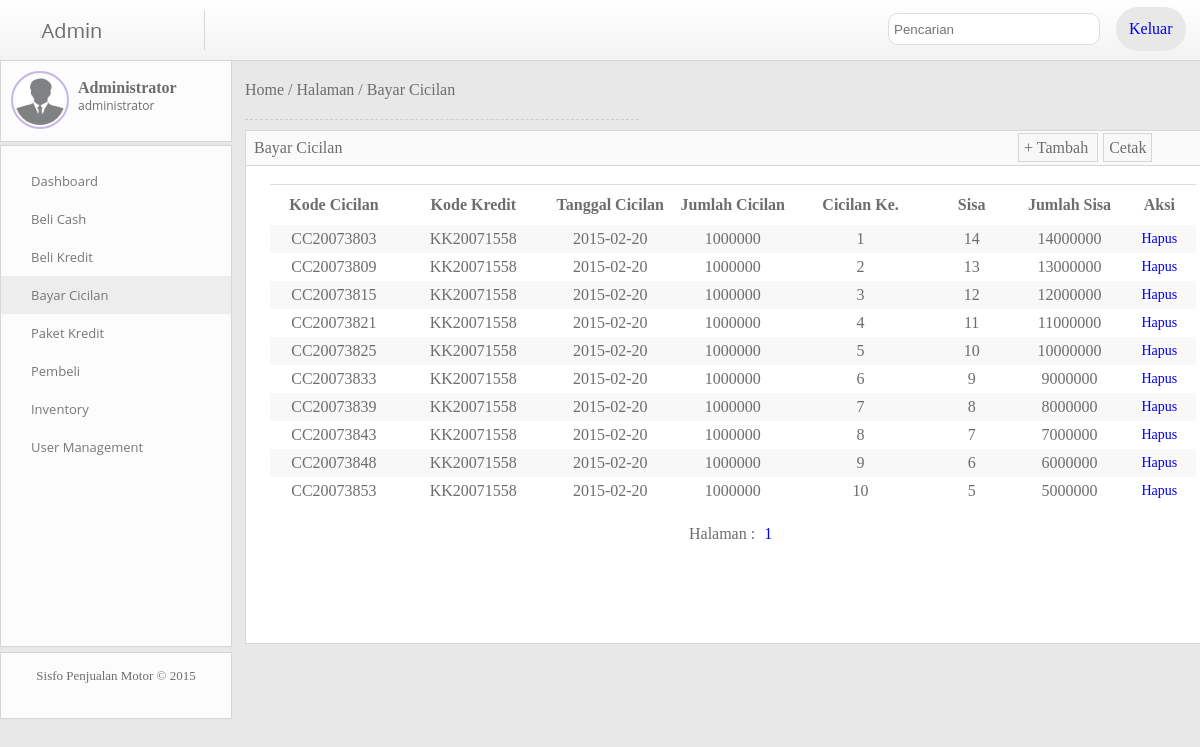
The page /index.php?mod=cicilan (signed in) on the database its author committed.
### tables this page shows
CREATE TABLE `bayar_cicilan` (
  `cicilan_kode` char(10) NOT NULL,
  `kredit_kode` char(10) NOT NULL,
  `cicilan_tanggal` date NOT NULL,
  `cicilan_jumlah` decimal(8,0) NOT NULL,
  `cicilan_ke` decimal(8,0) NOT NULL,
  `cicilan_sisa_ke` decimal(8,0) NOT NULL,
  `cicilan_sisa_harga` double NOT NULL,
  PRIMARY KEY (`cicilan_kode`),
  KEY `kredit_kode` (`kredit_kode`),
  CONSTRAINT `bayar_cicilan_ibfk_1` FOREIGN KEY (`kredit_kode`) REFERENCES `beli_kredit` (`kredit_kode`) ON DELETE CASCADE ON UPDATE CASCADE
);

### module/cicilan.php (the view)
<?php
$servername = "localhost";
$database = "motor_db";
$uname = "root";
$pass = "";
$conn = mysqli_connect($servername, $uname, $pass, $database);
  $batas    = 10;
  if(!empty($page)){
        $nilaiawal  = $page-1;
        $mulaiawal  = $nilaiawal * $batas;
  }elseif($page==1){
        $mulaiawal  = 0;
  }else{
        $mulaiawal  = 0;
  }
	$sql_display 	=mysqli_query($conn, "SELECT *FROM bayar_cicilan LIMIT $mulaiawal,$batas");
?>
<div class='breadcumb'>
<a href='index.php?mod=dashboard'>Home</a> / <a href='index.php'>Halaman</a> / <a href='index.php?mod=cicilan'>Bayar Cicilan</a>
	<div class='garis'></div>
</div>
<div class='isi'>
	<div class='isi-judul'><font>Bayar Cicilan</font>
        <a href='index.php?mod=cicilan&aksi=tambah'><font>+ Tambah </font></a>
        <a href='print.php?mod=cicilan' style='margin-left:5px'><font> Cetak </font></a>
  </div>
	<br>
        <table width="900" id='display' align='center'  cellspacing="0" cellpadding="0">
          <tr>
            <th width="145" scope="col">Kode Cicilan</th>
            <th width="190" scope="col">Kode Kredit</th>
            <th width="163" scope="col">Tanggal Cicilan</th>
            <th width="163" scope="col">Jumlah Cicilan</th>
            <th width="188" scope="col">Cicilan Ke.</th>
            <th width="125" scope="col">Sisa</th>
            <th width="125" scope="col">Jumlah Sisa</th>
            <th width="87" scope="col">Aksi</th>
          </tr>
        <?php while($row=mysqli_fetch_assoc($sql_display)){ echo "
          <tr align='center'>
            <td>".$row['cicilan_kode']."</td>
            <td>".$row['kredit_kode']."</td>
            <td>".$row['cicilan_tanggal']."</td>
            <td>".$row['cicilan_jumlah']."</td>
            <td>".$row['cicilan_ke']."</td>
            <td>".$row['cicilan_sisa_ke']."</td>
            <td>".$row['cicilan_sisa_harga']."</td>
            <td>
            	<a href='index.php?mod=cicilan&aksi=hapus&id=".$row['cicilan_kode']."''>Hapus</a>
            	</td>
          </tr>";
          }
        ?>
        </table>
<?php
    $sqljumlahdata     = mysqli_query($conn, "SELECT *FROM bayar_cicilan");
    $jumlahdata        = mysqli_num_rows($sqljumlahdata);
    if($jumlahdata > $batas){
          echo "<div class='pagination'><center>Halaman : ";
          $a    = explode(".", $jumlahdata/$batas);
          $b    = $a[0];
          $c    = $b + 1;
          for($i=1;$i<$c;$i++){
            echo "<a style='";
            if($i==$page){
              echo "font-weight : bold";
            }
            echo "' href='index.php?mod=cicilan&page=".$i."'>".$i."</a>";
          }
         echo "</div></center>";
    }
?>
</div>

### index.php (shortened to what this page needs)
<!DOCTYPE html PUBLIC "-//W3C//DTD XHTML 1.0 Transitional//EN" "http://www.w3.org/TR/xhtml1/DTD/xhtml1-transitional.dtd">
<html xmlns="http://www.w3.org/1999/xhtml">
    <head>
        <link href='./asset/css/style.css' rel='stylesheet'>
            <link href="./asset/css/SpryValidationTextField.css" rel="stylesheet" type="text/css" />
            <link href="./asset/css/SpryValidationSelect.css" rel="stylesheet" type="text/css" />
    </head>
    <body>
        <div id='header'>
            <div class='logo'><img src='./asset/images/logo.png'></div>
            <form method="POST" class='cari' action="index.php?mod=cari">
                <input  type='text' name='cari'  placeholder='Pencarian' required>
            </form>
            <a href='index.php?mod=keluar'>Keluar</a>
        </div>
        <?php
        $aksi = $_GET['aksi'];
        $mod = $_GET['mod'];
        $page = $_GET['page'];
        switch ($mod) {
            case 'cicilan':
                $cicilan = 'background-color : #EDEDED';
                if ($aksi == 'edit' || $aksi == 'hapus' || $aksi == 'tambah') {
                    $content = './module/k-cicilan.php';
                } else {
                    $content = './module/cicilan.php';
                }
                break;
        }
        ?>
        <div id='side'>
            <div class='profile'>
                <a href='./asset/images/profile.jpg'><img src='./asset/images/profile.jpg' width='50px' height='50px'></a>
                <b>Administrator</b><br>
                    <font> administrator</font>
            </div>
            <div class='menu'>
                <ul>
                    <li style='<?php echo $active ?>'><a href='index.php?mod=dashboard' >Dashboard</a></li>
                    <li style='<?php echo $cash ?>'><a href='index.php?mod=cash'>Beli Cash</a></li>
                    <li style='<?php echo $kredit ?>'><a href='index.php?mod=kredit'>Beli Kredit</a></li>
                    <li style='<?php echo $cicilan ?>'><a href='index.php?mod=cicilan'>Bayar Cicilan</a></li>
                    <li style='<?php echo $paket ?>'><a href='index.php?mod=paket' >Paket Kredit</a></li>
                    <li style='<?php echo $pembeli ?>'><a href='index.php?mod=pembeli'>Pembeli</a></li>
                    <li style='<?php echo $motor ?>'><a href='index.php?mod=motor'>Inventory</a></li>
                    <li style='<?php echo $user ?>'><a href='index.php?mod=user'>User Management</a></li>
                </ul>
            </div>
            <div class='copyright'>
                <center><font>Sisfo Penjualan Motor © 2015<br> <?php base64_encode("ZWNobyAiPGEgaHJlZj0naHR0cHM6Ly9sdXFtYW4ud2ViLmlkJz5MdXFtYW4gRGV2ZWxvcG1lbnQ8L2E+Ijs=") ?></font></center>
            </div>
        </div>
        <div id='content'>
            <?php include $content ?>
        </div>
    </body>
</html>

### asset/css/style.css (style rules this page uses)
body { margin : 0; background-color : #E8E8E8; font-family : 'Century Gothic'; color : #6D6D6D; }
#header { height : 60px; width : 100%; background-image : url('../images/header.png'); border-bottom-color : #D6D6D6; border-bottom-style : solid; border-bottom-width : 1px; }
#header a { margin-left : 93%; margin-top : 7px; position : absolute; border-style : solid; border-color : #E8E8E8; background-color : #E8E8E8; border-radius : 100px; text-decoration : none; padding : 10px; }
.logo { position : absolute; margin-top : 10px; margin-left : 40px; float : left; }
#side { width : 230px; height : 700px; margin-top : -1px; float : left; }
.profile { width : 100%; height : 80px; border-color : #D6D6D6; border-style : solid; border-width : 1px; background-color : #FCFCFC; }
.profile img { border-radius : 100px; margin-top : 10px; margin-left : 10px; float : left; border-color : #C7B7E5; border-style : solid; border-width : 2px; padding : 2px; }
.profile b { font-family : 'Century Gothic'; margin-top : 18px; margin-left : 9px; position : absolute; }
.profile font { margin-top : 18px; margin-left : 9px; position : absolute; font-size : 12px; font-family : "Open Sans",Helvetica,Arial,sans-serif; }
.menu { margin-top : 3px; height : 500px; width : 100%; border-color : #D6D6D6; border-style : solid; border-width : 1px; background-color : #FCFCFC; }
.menu ul { list-style : none; }
.menu li { padding : 10px; margin-left : -40px; padding-left : 30px; display : block; }
.menu ul li a { text-decoration : none; color : #777777; font-size : 13px; font-family : "Open Sans",Helvetica,Arial,sans-serif; display : block; }
.copyright { margin-top : 5px; width : 100%; height : 50px; border-color : #D6D6D6; border-style : solid; border-width : 1px; background-color : #FCFCFC; padding-top : 15px; }
.copyright font { font-size : 13px; }
.cari input[type="text"] { margin-left : 74%; margin-top : 13px; float : left; position : absolute; border-radius : 10px; padding : 5px; width : 200px; }
input[type="text"] { height:20px; background-color:#FFF; border:#DDDDDD solid 1px; padding:0px 5px; color : #777777; }
#content { height : 650px; width : 82%; margin-left : 245px; margin-top : 20px; }
.breadcumb a { text-decoration : none; color : #6D6D6D; }
.garis { width : 40%; border-top-style : dashed; border-top-color : #CCCCCC; border-top-width : 0.5px; margin-left : 0px; margin-top : 20px; }
.isi { margin-top : 10px; background-color : #FFFFFF; border-color : #D6D6D6; border-style : solid; border-width : 1px; width : 99%; padding-bottom : 100px; }
.isi-judul { width : 98.5%; padding : 8px; background-color : #FAFAFA; border-bottom-color : #D6D6D6; border-bottom-style : solid; border-bottom-width : 1px; }
.isi-judul a { margin-left : 70%; text-decoration : none; border-style : solid; border-color : #D6D6D6; border-width : 1px; color : #6D6D6D; padding : 5px; background-color : #F8F8F8; }
.isi-judul a font { margin-left : 0px; }
table { *border-collapse: collapse; border-spacing: 0; width: 95%; }
#display th { height : 30px; }
#display tr { height : 25px; }
#display th,td { border-top-width : 1px; border-top-style : solid; border-color : #DDDDDD; border-spacing : 0px; }
#display tbody tr:nth-child(even) { background-color :#F8F8F8; }
#display td a { text-decoration : none; font-size : 14px; }
#input tr,td,th { border-style : none; padding : 5px; }
.pagination { margin-top : 20px; }
.pagination a { text-decoration : none; padding : 5px; }

### rows shown on the page
bayar_cicilan: cicilan_kode "CC20073803", kredit_kode "KK20071558", cicilan_tanggal "2015-02-20", cicilan_jumlah "1000000", cicilan_ke "1", cicilan_sisa_ke "14", cicilan_sisa_harga "14000000"
bayar_cicilan: cicilan_kode "CC20073809", kredit_kode "KK20071558", cicilan_tanggal "2015-02-20", cicilan_jumlah "1000000", cicilan_ke "2", cicilan_sisa_ke "13", cicilan_sisa_harga "13000000"
bayar_cicilan: cicilan_kode "CC20073815", kredit_kode "KK20071558", cicilan_tanggal "2015-02-20", cicilan_jumlah "1000000", cicilan_ke "3", cicilan_sisa_ke "12", cicilan_sisa_harga "12000000"
bayar_cicilan: cicilan_kode "CC20073821", kredit_kode "KK20071558", cicilan_tanggal "2015-02-20", cicilan_jumlah "1000000", cicilan_ke "4", cicilan_sisa_ke "11", cicilan_sisa_harga "11000000"
bayar_cicilan: cicilan_kode "CC20073825", kredit_kode "KK20071558", cicilan_tanggal "2015-02-20", cicilan_jumlah "1000000", cicilan_ke "5", cicilan_sisa_ke "10", cicilan_sisa_harga "10000000"
bayar_cicilan: cicilan_kode "CC20073833", kredit_kode "KK20071558", cicilan_tanggal "2015-02-20", cicilan_jumlah "1000000", cicilan_ke "6", cicilan_sisa_ke "9", cicilan_sisa_harga "9000000"
bayar_cicilan: cicilan_kode "CC20073839", kredit_kode "KK20071558", cicilan_tanggal "2015-02-20", cicilan_jumlah "1000000", cicilan_ke "7", cicilan_sisa_ke "8", cicilan_sisa_harga "8000000"
bayar_cicilan: cicilan_kode "CC20073843", kredit_kode "KK20071558", cicilan_tanggal "2015-02-20", cicilan_jumlah "1000000", cicilan_ke "8", cicilan_sisa_ke "7", cicilan_sisa_harga "7000000"
bayar_cicilan: cicilan_kode "CC20073848", kredit_kode "KK20071558", cicilan_tanggal "2015-02-20", cicilan_jumlah "1000000", cicilan_ke "9", cicilan_sisa_ke "6", cicilan_sisa_harga "6000000"
bayar_cicilan: cicilan_kode "CC20073853", kredit_kode "KK20071558", cicilan_tanggal "2015-02-20", cicilan_jumlah "1000000", cicilan_ke "10", cicilan_sisa_ke "5", cicilan_sisa_harga "5000000"
